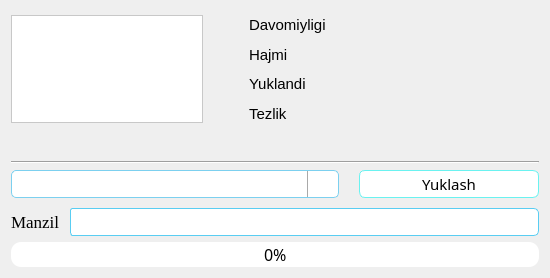
<?xml version="1.0" encoding="UTF-8"?>
<ui version="4.0">
 <class>Dialog</class>
 <widget class="QDialog" name="Dialog">
  <property name="geometry">
   <rect>
    <x>0</x>
    <y>0</y>
    <width>550</width>
    <height>278</height>
   </rect>
  </property>
  <property name="sizePolicy">
   <sizepolicy hsizetype="Preferred" vsizetype="Fixed">
    <horstretch>0</horstretch>
    <verstretch>0</verstretch>
   </sizepolicy>
  </property>
  <property name="windowTitle">
   <string>Videoni Yuklash</string>
  </property>
  <property name="windowIcon">
   <iconset>
    <normalon>:/mw_icons/download_icon.png</normalon>
   </iconset>
  </property>
  <layout class="QGridLayout" name="gridLayout">
   <item row="0" column="0">
    <layout class="QVBoxLayout" name="verticalLayout_3">
     <item>
      <layout class="QHBoxLayout" name="horizontalLayout_4">
       <item>
        <widget class="QLabel" name="thumbnail">
         <property name="minimumSize">
          <size>
           <width>192</width>
           <height>108</height>
          </size>
         </property>
         <property name="maximumSize">
          <size>
           <width>192</width>
           <height>108</height>
          </size>
         </property>
         <property name="styleSheet">
          <string notr="true">border: 1px solid rgb(200, 200, 200);
background-color: white;</string>
         </property>
         <property name="text">
          <string/>
         </property>
         <property name="scaledContents">
          <bool>true</bool>
         </property>
        </widget>
       </item>
       <item>
        <spacer name="horizontalSpacer_2">
         <property name="orientation">
          <enum>Qt::Horizontal</enum>
         </property>
         <property name="sizeType">
          <enum>QSizePolicy::Fixed</enum>
         </property>
         <property name="sizeHint" stdset="0">
          <size>
           <width>40</width>
           <height>20</height>
          </size>
         </property>
        </spacer>
       </item>
       <item>
        <layout class="QVBoxLayout" name="verticalLayout_2">
         <property name="spacing">
          <number>3</number>
         </property>
         <item>
          <widget class="QLabel" name="length_l">
           <property name="font">
            <font>
             <family>Segoe UI Symbol</family>
             <pointsize>11</pointsize>
            </font>
           </property>
           <property name="text">
            <string>Davomiyligi</string>
           </property>
          </widget>
         </item>
         <item>
          <widget class="QLabel" name="size_l">
           <property name="font">
            <font>
             <family>Segoe UI Symbol</family>
             <pointsize>11</pointsize>
            </font>
           </property>
           <property name="text">
            <string>Hajmi</string>
           </property>
          </widget>
         </item>
         <item>
          <widget class="QLabel" name="downloaded_l">
           <property name="font">
            <font>
             <family>Segoe UI Symbol</family>
             <pointsize>11</pointsize>
            </font>
           </property>
           <property name="text">
            <string>Yuklandi</string>
           </property>
          </widget>
         </item>
         <item>
          <widget class="QLabel" name="speed_l">
           <property name="font">
            <font>
             <family>Segoe UI Symbol</family>
             <pointsize>11</pointsize>
            </font>
           </property>
           <property name="text">
            <string>Tezlik</string>
           </property>
          </widget>
         </item>
        </layout>
       </item>
      </layout>
     </item>
     <item>
      <widget class="QLabel" name="title">
       <property name="minimumSize">
        <size>
         <width>0</width>
         <height>22</height>
        </size>
       </property>
       <property name="maximumSize">
        <size>
         <width>16777215</width>
         <height>22</height>
        </size>
       </property>
       <property name="font">
        <font>
         <family>Segoe UI Semibold</family>
         <pointsize>10</pointsize>
        </font>
       </property>
       <property name="styleSheet">
        <string notr="true"/>
       </property>
       <property name="text">
        <string/>
       </property>
      </widget>
     </item>
     <item>
      <widget class="Line" name="line">
       <property name="styleSheet">
        <string notr="true">border-color: rgb(195, 195, 195);</string>
       </property>
       <property name="orientation">
        <enum>Qt::Horizontal</enum>
       </property>
      </widget>
     </item>
     <item>
      <layout class="QVBoxLayout" name="verticalLayout">
       <property name="spacing">
        <number>10</number>
       </property>
       <item>
        <layout class="QHBoxLayout" name="horizontalLayout_3">
         <property name="spacing">
          <number>0</number>
         </property>
         <item>
          <widget class="QComboBox" name="a_f">
           <property name="enabled">
            <bool>true</bool>
           </property>
           <property name="minimumSize">
            <size>
             <width>160</width>
             <height>28</height>
            </size>
           </property>
           <property name="font">
            <font>
             <family>Calibri</family>
             <pointsize>13</pointsize>
             <kerning>true</kerning>
            </font>
           </property>
           <property name="styleSheet">
            <string notr="true">QComboBox {
    border: 1px solid #7cd0ef;
    border-radius: 5px;
}
QComboBox:hover{
border-color: #5487ee;
}


QComboBox::drop-down {
    subcontrol-origin: padding;
	subcontrol-position: top right;
	width: 30px;
 
	border-left-width: 1px;
	border-left-color: darkgray;
	border-left-style: solid;
	border-top-right-radius: 3px;
	border-bottom-right-radius: 3px;
}



QComboBox::down-arrow {
  image: url(:/mw_icons/drop_down.png);
height: 18px;
width: 18px;
}
QComboBox::drop-down:hover {
	background-color: qlineargradient(x1: 0, y1: 0, x2: 0, y2: 1, stop: 0 #d8d7d7, stop: 1 #e9e9e9);
}

QComboBox::down-arrow:on { /* shift the arrow when popup is open */
    top: 1px;
    left: 1px;
}
</string>
           </property>
           <property name="currentText">
            <string/>
           </property>
           <property name="iconSize">
            <size>
             <width>22</width>
             <height>22</height>
            </size>
           </property>
           <property name="duplicatesEnabled">
            <bool>false</bool>
           </property>
          </widget>
         </item>
         <item>
          <spacer name="horizontalSpacer">
           <property name="orientation">
            <enum>Qt::Horizontal</enum>
           </property>
           <property name="sizeType">
            <enum>QSizePolicy::Fixed</enum>
           </property>
           <property name="sizeHint" stdset="0">
            <size>
             <width>20</width>
             <height>20</height>
            </size>
           </property>
          </spacer>
         </item>
         <item>
          <widget class="QPushButton" name="download_button">
           <property name="enabled">
            <bool>true</bool>
           </property>
           <property name="minimumSize">
            <size>
             <width>180</width>
             <height>28</height>
            </size>
           </property>
           <property name="maximumSize">
            <size>
             <width>180</width>
             <height>16777215</height>
            </size>
           </property>
           <property name="font">
            <font>
             <family>Segoe UI Semibold</family>
             <pointsize>11</pointsize>
            </font>
           </property>
           <property name="cursor">
            <cursorShape>PointingHandCursor</cursorShape>
           </property>
           <property name="styleSheet">
            <string notr="true">QPushButton {
background-color: white;
border-radius: 6px;
border: 1px solid #6AF2F0;
}
QPushButton:hover {
color: white;
background-color: #6AF2F0;
}
QPushButton:pressed {
color: white;
background-color: rgb(47, 231, 247);
border: 1px solid #50A5FF;
}
QPushButton:disabled {
background-color: white;
border-radius: 6px;
border: 1px solid #6AF2F0;
color: black;
}</string>
           </property>
           <property name="text">
            <string>Yuklash</string>
           </property>
           <property name="icon">
            <iconset>
             <normalon>:/mw_icons/download_icon.png</normalon>
             <disabledon>:/mw_icons/download_icon.png</disabledon>
            </iconset>
           </property>
           <property name="iconSize">
            <size>
             <width>24</width>
             <height>24</height>
            </size>
           </property>
           <property name="checkable">
            <bool>false</bool>
           </property>
          </widget>
         </item>
        </layout>
       </item>
       <item>
        <layout class="QHBoxLayout" name="horizontalLayout_2">
         <item>
          <widget class="QLabel" name="label">
           <property name="font">
            <font>
             <family>Times New Roman</family>
             <pointsize>13</pointsize>
            </font>
           </property>
           <property name="text">
            <string>Manzil</string>
           </property>
          </widget>
         </item>
         <item>
          <layout class="QHBoxLayout" name="horizontalLayout">
           <property name="spacing">
            <number>0</number>
           </property>
           <item>
            <widget class="QLineEdit" name="save_path">
             <property name="minimumSize">
              <size>
               <width>0</width>
               <height>28</height>
              </size>
             </property>
             <property name="maximumSize">
              <size>
               <width>16777215</width>
               <height>28</height>
              </size>
             </property>
             <property name="font">
              <font>
               <family>Segoe UI Historic</family>
               <pointsize>11</pointsize>
              </font>
             </property>
             <property name="styleSheet">
              <string notr="true">
QLineEdit{
background-color: white;
border: 1px solid #59CDF2;
border-right: None;
border-bottom-left-radius:3px;
border-top-left-radius:3px;
}</string>
             </property>
             <property name="text">
              <string/>
             </property>
             <property name="readOnly">
              <bool>true</bool>
             </property>
            </widget>
           </item>
           <item>
            <widget class="QPushButton" name="open_folder">
             <property name="enabled">
              <bool>true</bool>
             </property>
             <property name="minimumSize">
              <size>
               <width>30</width>
               <height>28</height>
              </size>
             </property>
             <property name="styleSheet">
              <string notr="true">QPushButton{
background-color: white;
border: 1px solid #59CDF2;
border-left:None;
border-bottom-right-radius:5px;
border-top-right-radius:5px;
}
QPushButton:hover{
background-color: rgb(234, 234, 234);
border: 1px solid #59CDF2;
border-left:None;
}
QPushButton:pressed{
background-color: rgb(225, 225, 225);
border: 1px solid #59CDF2;
border-left:None;
}
QPushButton:disabled{
background-color: white;
border: 1px solid #59CDF2;
border-left:None;
border-bottom-right-radius:5px;
border-top-right-radius:5px;
}</string>
             </property>
             <property name="text">
              <string/>
             </property>
             <property name="icon">
              <iconset>
               <normalon>:/mw_icons/open_folder.png</normalon>
               <disabledon>:/mw_icons/open_folder.png</disabledon>
              </iconset>
             </property>
             <property name="iconSize">
              <size>
               <width>22</width>
               <height>22</height>
              </size>
             </property>
            </widget>
           </item>
          </layout>
         </item>
        </layout>
       </item>
      </layout>
     </item>
     <item>
      <widget class="QProgressBar" name="progressBar">
       <property name="minimumSize">
        <size>
         <width>0</width>
         <height>25</height>
        </size>
       </property>
       <property name="maximumSize">
        <size>
         <width>16777215</width>
         <height>25</height>
        </size>
       </property>
       <property name="font">
        <font>
         <family>Segoe UI Semibold</family>
         <pointsize>12</pointsize>
        </font>
       </property>
       <property name="styleSheet">
        <string notr="true">QProgressBar{
text-align: center;
border: none;
border-style: None;
border-radius: 10px;
color: black;
}
QProgressBar::chunk {
	border-radius: 10px;
    background-color: qlineargradient(spread:reflect, x1:0, y1:0.938, x2:1, y2:0.937318, stop:0 #f64f59, stop:0.440678 #c471ed, stop:0.988636 rgb(18,194,233));
}</string>
       </property>
       <property name="value">
        <number>0</number>
       </property>
       <property name="textVisible">
        <bool>true</bool>
       </property>
       <property name="orientation">
        <enum>Qt::Horizontal</enum>
       </property>
       <property name="invertedAppearance">
        <bool>false</bool>
       </property>
      </widget>
     </item>
    </layout>
   </item>
  </layout>
 </widget>
 <resources>
  <include location="../Icons/res.qrc"/>
 </resources>
 <connections/>
</ui>
